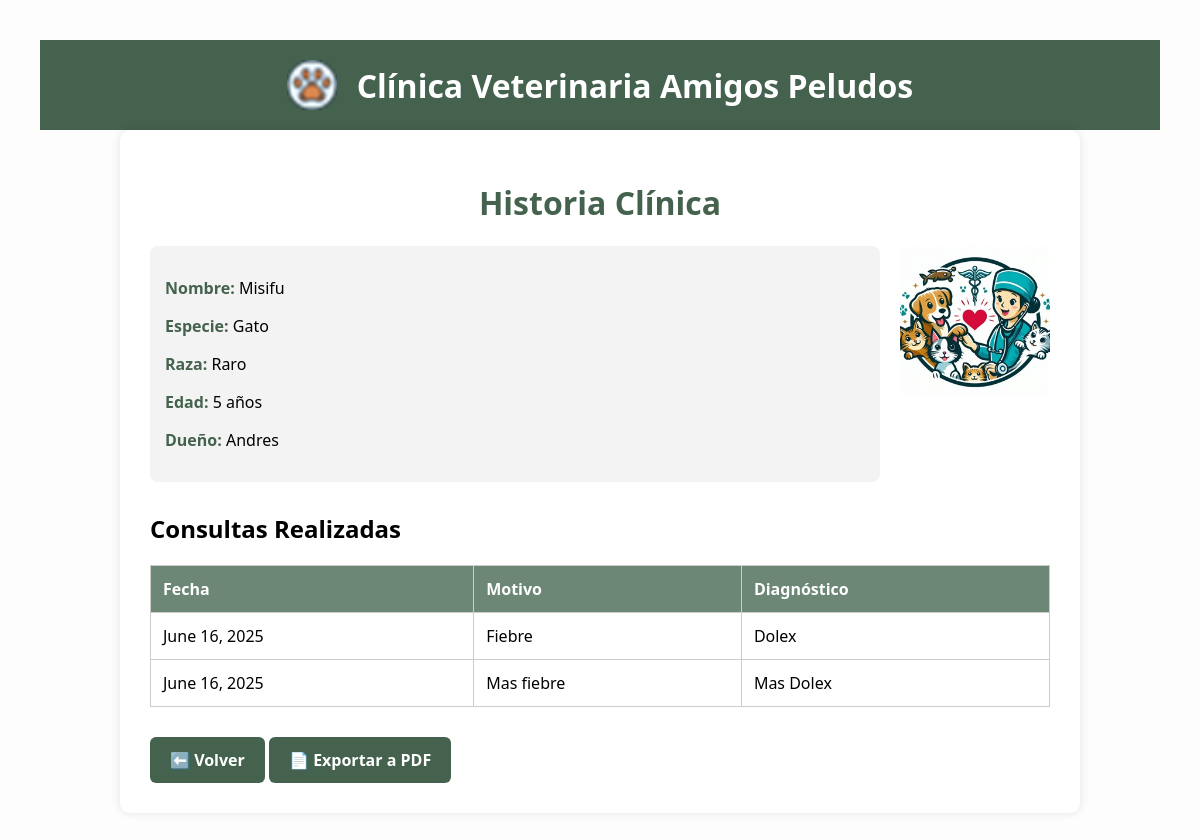
Page /mascotas/3/historia/ on the committed database.
### principal/models.py (models this page shows, shortened)
class Mascota(models.Model):
    nombre_mascota = models.CharField(max_length=100)
    especie = models.CharField(max_length=50, blank=True)
    raza = models.CharField(max_length=50, blank=True)
    edad = models.PositiveIntegerField(null=True, blank=True)
    cliente = models.ForeignKey(Cliente, on_delete=models.CASCADE, related_name='mascotas')
    activo = models.BooleanField(default=True)

class Cliente(models.Model):
    nombre = models.CharField(max_length=100)
    cedula = models.CharField(max_length=20, unique=True)
    telefono = models.CharField(max_length=20, blank=True, null=True)
    direccion = models.CharField(max_length=255, blank=True, null=True)
    activo = models.BooleanField(default=True)

class Consulta(models.Model):
    fecha = models.DateField()
    motivo = models.TextField(blank=True)
    diagnostico = models.TextField(blank=True)
    mascota = models.ForeignKey(Mascota, on_delete=models.CASCADE, related_name='consultas')
    activo = models.BooleanField(default=True)

### principal/views.py (the view)
# urls.py: path('mascotas/<int:mascota_id>/historia/', views.historia_clinica, name='historia_clinica'),
def historia_clinica(request, mascota_id):
    mascota = get_object_or_404(Mascota, pk=mascota_id)
    consultas = mascota.consultas.all().order_by('-fecha')  # related_name='consultas'
    return render(request, 'principal/historia_clinica.html', {
        'mascota': mascota,
        'consultas': consultas
    })

### principal/templates/principal/historia_clinica.html (shortened to what this page needs)
{% load static %}
<!DOCTYPE html>
<html lang="es">
<head>
</head>
<body>
    <header style="background-color: #45624E; color: white; padding: 20px; display: flex; align-items: center; justify-content: center; gap: 20px;">
        <img src="{% static 'principal/img/favicon.png' %}" alt="Logo Veterinaria" style="height: 50px;">
        <h1 style="color: white; margin: 0;">Clínica Veterinaria Amigos Peludos</h1>
    </header>
    <div class="container">
        <h1>Historia Clínica</h1>
        <div class="cabecera">
            <div class="datos-mascota">
                <p><strong>Nombre:</strong> {{ mascota.nombre_mascota }}</p>
                <p><strong>Especie:</strong> {{ mascota.especie }}</p>
                <p><strong>Raza:</strong> {{ mascota.raza }}</p>
                <p><strong>Edad:</strong> {{ mascota.edad }} años</p>
                <p><strong>Dueño:</strong> {{ mascota.cliente.nombre }}</p>
            </div>
            <div class="logo">
                <img src="{% static 'principal/img/Logo.png' %}" alt="Logo Veterinaria Amigos Peludos">
            </div>
        </div>
        <h2>Consultas Realizadas</h2>
        {% if consultas %}
        <table>
            <thead>
                <tr>
                    <th>Fecha</th>
                    <th>Motivo</th>
                    <th>Diagnóstico</th>
                </tr>
            </thead>
            <tbody>
                {% for consulta in consultas %}
                <tr>
                    <td>{{ consulta.fecha }}</td>
                    <td>{{ consulta.motivo|default:"-" }}</td>
                    <td>{{ consulta.diagnostico|default:"-" }}</td>
                </tr>
                {% endfor %}
            </tbody>
        </table>
        {% else %}
            <p>No hay consultas registradas para esta mascota.</p>
        {% endif %}
        <a href="{% url 'lista_mascotas' %}" class="btn">⬅️ Volver</a>
        <a href="{% url 'exportar_historia_pdf' mascota.id %}" class="btn">📄 Exportar a PDF</a>
    </div>
</body>
</html>

### principal/templates/principal/historia_clinica.html (style rules this page uses)
body { font-family: 'Segoe UI', sans-serif; margin: 40px; background: #fdfdfd; }
.container { max-width: 900px; margin: auto; background: white; border-radius: 10px; box-shadow: 0 0 10px rgba(0,0,0,0.1); padding: 30px; }
h1 { color: #45624E; text-align: center; }
.cabecera { display: flex; justify-content: space-between; align-items: flex-start; gap: 20px; margin-bottom: 30px; }
.datos-mascota { background-color: #f3f3f3; padding: 15px; border-radius: 8px; flex: 1; }
.datos-mascota strong { color: #45624E; }
.logo { text-align: right; flex-shrink: 0; }
.logo img { max-width: 150px; }
table { width: 100%; border-collapse: collapse; margin-top: 20px; }
th, td { padding: 12px; border: 1px solid #ccc; text-align: left; }
th { background-color: #6D8777; color: white; }
.btn { display: inline-block; margin-top: 30px; background-color: #45624E; color: white; padding: 12px 20px; text-decoration: none; border-radius: 6px; font-weight: bold; }

### rows in the picture
Mascota: nombre_mascota "Misifu", especie "Gato", raza "Raro", edad "5", cliente.nombre "Andres"
Consulta: fecha "June 16, 2025", motivo "Fiebre", diagnostico "Dolex"
Consulta: fecha "June 16, 2025", motivo "Mas fiebre", diagnostico "Mas Dolex"
